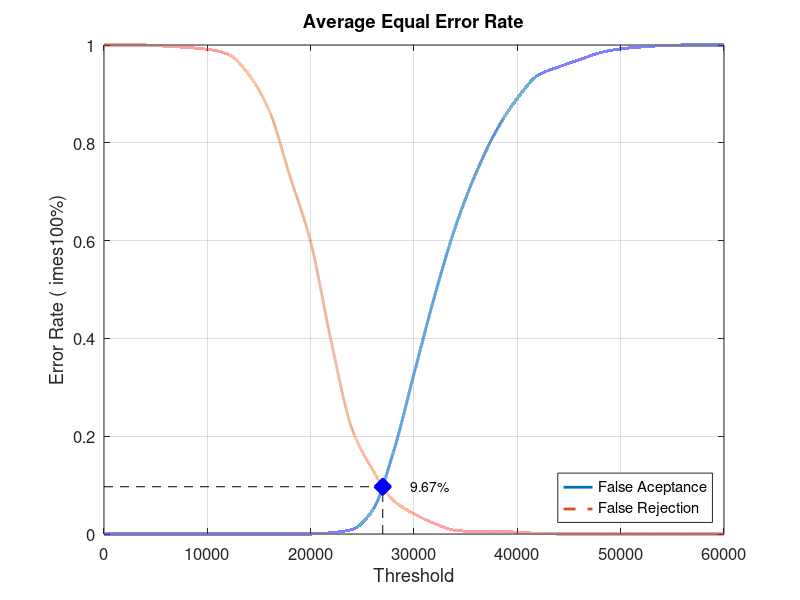
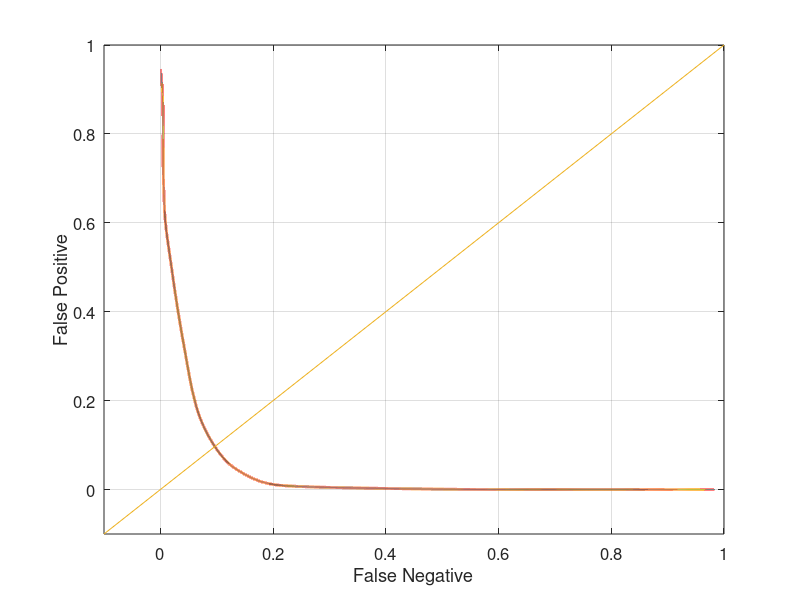

MATLAB code for these plots, in order:
close all;
clear;
clc;
x = 0:2000:60000;
xq = 0:0.5:60000;

y0 = [0 0 0 0 0 0 0 0 0 0 0 0.00263158 0.00921053 0.0486842 0.167105 0.327632 0.486842 0.627632 0.738158 0.826316 0.890789 0.938158 0.955263 0.969737 0.984211 0.992105 0.996053 0.998684 1 1 1]
yy0 = interp1(x, y0, xq, 'pchip');
y1 = [1 1 1 0.9975 0.995 0.99125 0.98125 0.94 0.865 0.73125 0.5975 0.3925 0.215 0.13125 0.06875 0.04125 0.02125 0.0075 0.005 0.005 0.00375 0.00125 0 0 0 0 0 0 0 0 0]
yy1 = interp1(x, y1, xq, 'pchip');

% Calculating EER: 
y2 = abs(y0 - y1);
find(y2 == min(y2))
yy2 = abs(yy0 - yy1);
xEER = find(yy2 == min(yy2));
xEERIndex = xq(xEER) % X-axis EER
yEER = yy0(xEER) % Y-axis EER

main = figure
plot(xq, yy0,'-','LineWidth', 2);	hold on
plot(xq, yy1,'--','LineWidth', 2);	hold on
plot([xEERIndex xEERIndex], [0 yEER], 'k--');	hold on
plot([0 xEERIndex], [yEER yEER], 'k--');	hold on
plot(xEERIndex, yEER, 'bx', 'LineWidth', 10);	hold on
text(xEERIndex + 10 * xEERIndex / 100, yEER, [num2str(round((10000 * yEER)) / 100) '%'])
legend('False Aceptance', 'False Rejection', 'Location', 'SouthEast')
xlabel('Threshold')
ylabel('Error Rate (	imes100%)')
title('Average Equal Error Rate')
set(gca, 'FontSize', 12)
axis([0 60000 0 1])
grid on

print(main, 'Experiment4AverageMain', '-dpng');
FNRxFPR = figure('Color', [1 1 1]);
plot(yy1, yy0, '-', yy1, yy0, 'LineWidth', 2);
hold on
y = -0.1:0.1:1
plot(y, y); 
set(gca, 'FontSize', 12)
xlabel('False Negative')
ylabel('False Positive')
axis([-0.1 1 -0.1 1])
set(gca, 'FontSize', 12)
grid on

print(FNRxFPR, 'Experiment4AverageFNRxFPR','-dpng');
